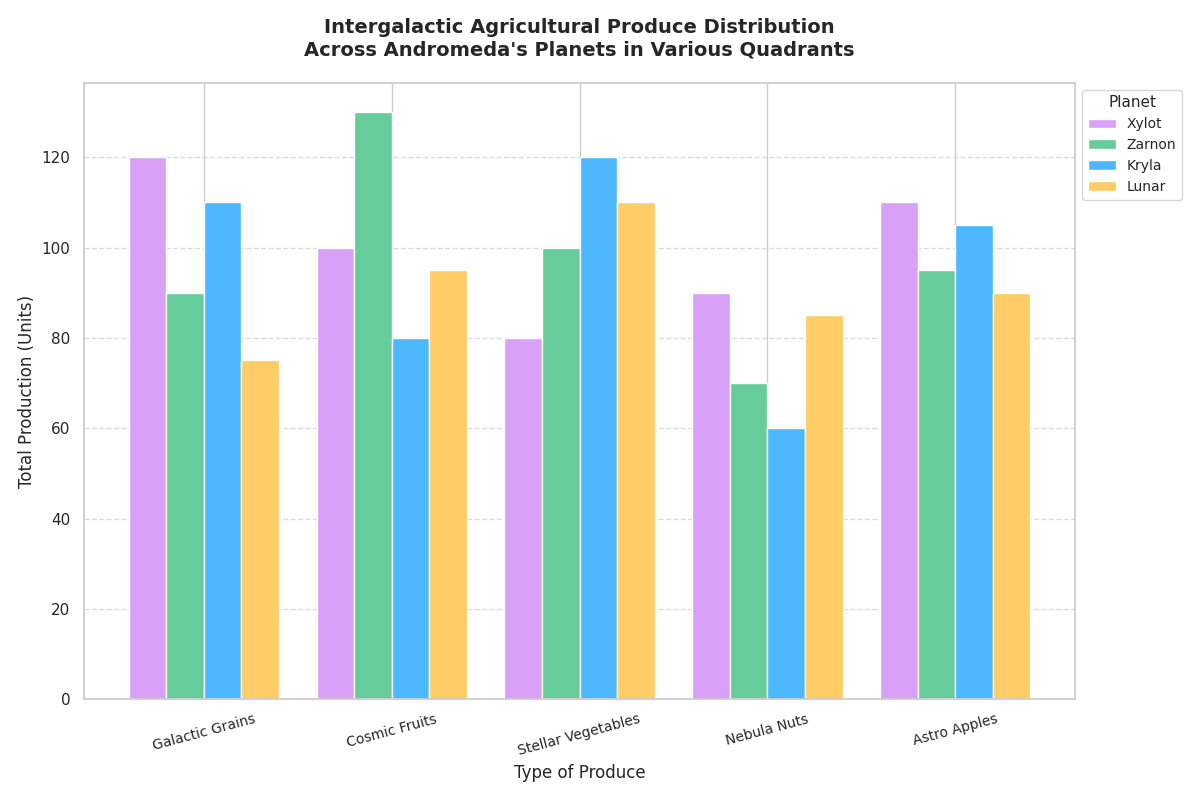

Source code (Python):
import matplotlib.pyplot as plt
import numpy as np

# Data setup
produce_types = ['Galactic Grains', 'Cosmic Fruits', 'Stellar Vegetables', 'Nebula Nuts', 'Astro Apples']
xylot_output = [120, 100, 80, 90, 110]
zarnon_output = [90, 130, 100, 70, 95]
kryla_output = [110, 80, 120, 60, 105]
lunar_output = [75, 95, 110, 85, 90]

bar_width = 0.2
bar_positions = np.arange(len(produce_types))

fig, ax = plt.subplots(figsize=(12, 8))

# Adjusted positions for grouped bar chart
ax.bar(bar_positions - 1.5 * bar_width, xylot_output, width=bar_width, label='Xylot', color='#d9a0f7', edgecolor='white')
ax.bar(bar_positions - 0.5 * bar_width, zarnon_output, width=bar_width, label='Zarnon', color='#66cc99', edgecolor='white')
ax.bar(bar_positions + 0.5 * bar_width, kryla_output, width=bar_width, label='Kryla', color='#4db8ff', edgecolor='white')
ax.bar(bar_positions + 1.5 * bar_width, lunar_output, width=bar_width, label='Lunar', color='#ffcc66', edgecolor='white')

ax.set_title('Intergalactic Agricultural Produce Distribution\nAcross Andromeda\'s Planets in Various Quadrants', fontsize=14, fontweight='bold', pad=20)
ax.set_xlabel('Type of Produce', fontsize=12)
ax.set_ylabel('Total Production (Units)', fontsize=12)
ax.set_xticks(bar_positions)
ax.set_xticklabels(produce_types, fontsize=10, rotation=15)
ax.legend(title='Planet', loc='upper left', bbox_to_anchor=(1, 1), fontsize=10, title_fontsize='11')

# Remove stacked values and potential annotations for totals for clarity
ax.yaxis.grid(True, linestyle='--', alpha=0.7)
plt.tight_layout()
plt.show()
